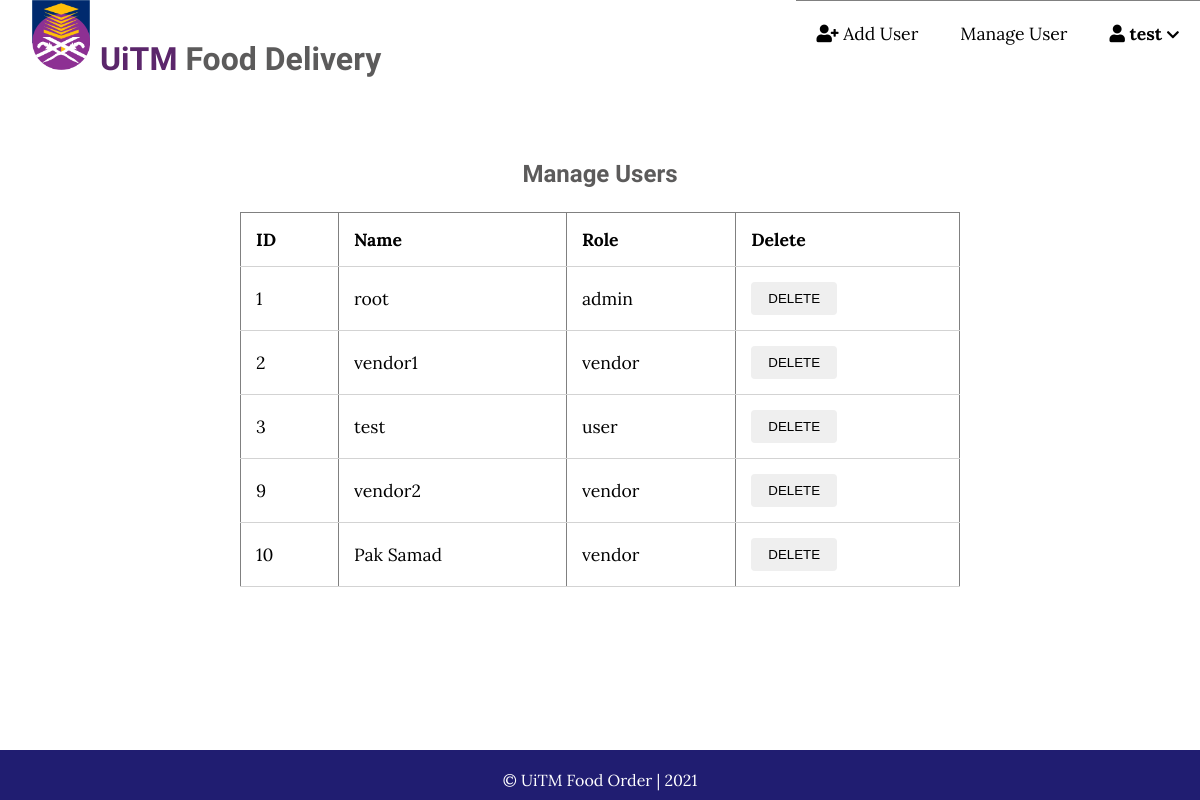
Screenshot of /users/admin/index.php (signed in) with the database file from the repository.
### tables this page shows
CREATE TABLE `users` (
  `userID` int(11) NOT NULL,
  `username` varchar(45) NOT NULL,
  `password` varchar(45) NOT NULL,
  `userType` varchar(6) NOT NULL,
  `timestamp` timestamp NOT NULL DEFAULT current_timestamp()
);

### users/admin/index.php (the view, shortened to what this page needs)
<?php
	include('../../server.php');
?>
<!DOCTYPE html>
<html lang="en">
    <head>
        <link rel="stylesheet"
            href="https://use.fontawesome.com/releases/v5.7.2/css/all.css"
>
        <link rel="stylesheet" href="../../css/styling.css">
        <link rel="stylesheet" href="../../css/admin.css">
    </head>
    <body>
        <?php include('header.php'); ?>
        <div class="admin-content">
            <div class="content" id="market">
                <h2 class="page-title">Manage Users</h2>
                <?php
                    $query = 'SELECT * FROM users';
                    $result = mysqli_query($con, $query);
                ?>
                <table width="100%" border="1" style="border-collapse:collapse;">
                <thead>
                <tr>
                <th><strong>ID</strong></th>
                <th><strong>Name</strong></th>
                <th><strong>Role</strong></th>
                <th><strong>Delete</strong></th>
                </tr>
                </thead>
                <tbody>
                <?php
                    if(mysqli_num_rows($result) > 0) {
                        while($row = mysqli_fetch_assoc($result)) {
                            ?>
                            <tr>
                                <td><?php echo $row['userID']; ?></td>
                                <td><?php echo $row['username']; ?></td>
                                <td><?php echo $row['userType']; ?></td>
                                <td>
                                    <form action="index.php" method="post">
                                        <button name="delete-btn" class="btn clickable" onclick="return confirm('Are you sure?')"> DELETE</button>
                                    </form>
                                </td>
                            </tr>
                            <?php
                        }
                    } else { ?>
                        <h3>No User Found</h3> <?php
                    }
                    ?>
                </tbody>
                </table>
                <br>
            </div>
        </div>
        <?php include('../footer.php'); ?>
    </body>
</html>

### css/styling.css (style rules this page uses)
* { box-sizing: border-box; -ms-overflow-style: none; scrollbar-width: none; }
html, body { height: 100%; padding: 0px; margin: 0px; font-family: 'Lora', serif; }
h1,h2,h3,h4,h5,h6 { font-family: 'Candal', serif; color: #5c5b5b; margin: 5px; }
.content { width: 60%; margin: 80px auto 10px; min-height: calc(100vh - 220px); }
.btn { padding: .5rem 1rem; border: 1px solid transparent; border-radius: .25rem; }
.page-title { text-align: center; margin-bottom: 1.5rem; }
#market button { cursor: pointer; }

### css/admin.css (style rules this page uses)
.admin-content .page-title { text-align: center; margin-bottom: 1.5rem; }
table { width: 100%; border-collapse: collapse; font-size: 1.1rem; }
th, td { padding: 15px; text-align: left; border-bottom: 1px solid #d3d3d3; }

### rows the page displays
users: userID "1", username "root", userType "admin"
users: userID "2", username "vendor1", userType "vendor"
users: userID "3", username "test", userType "user"
users: userID "9", username "vendor2", userType "vendor"
users: userID "10", username "Pak Samad", userType "vendor"

### other values shown
$_SESSION['user']['username'] "test"
